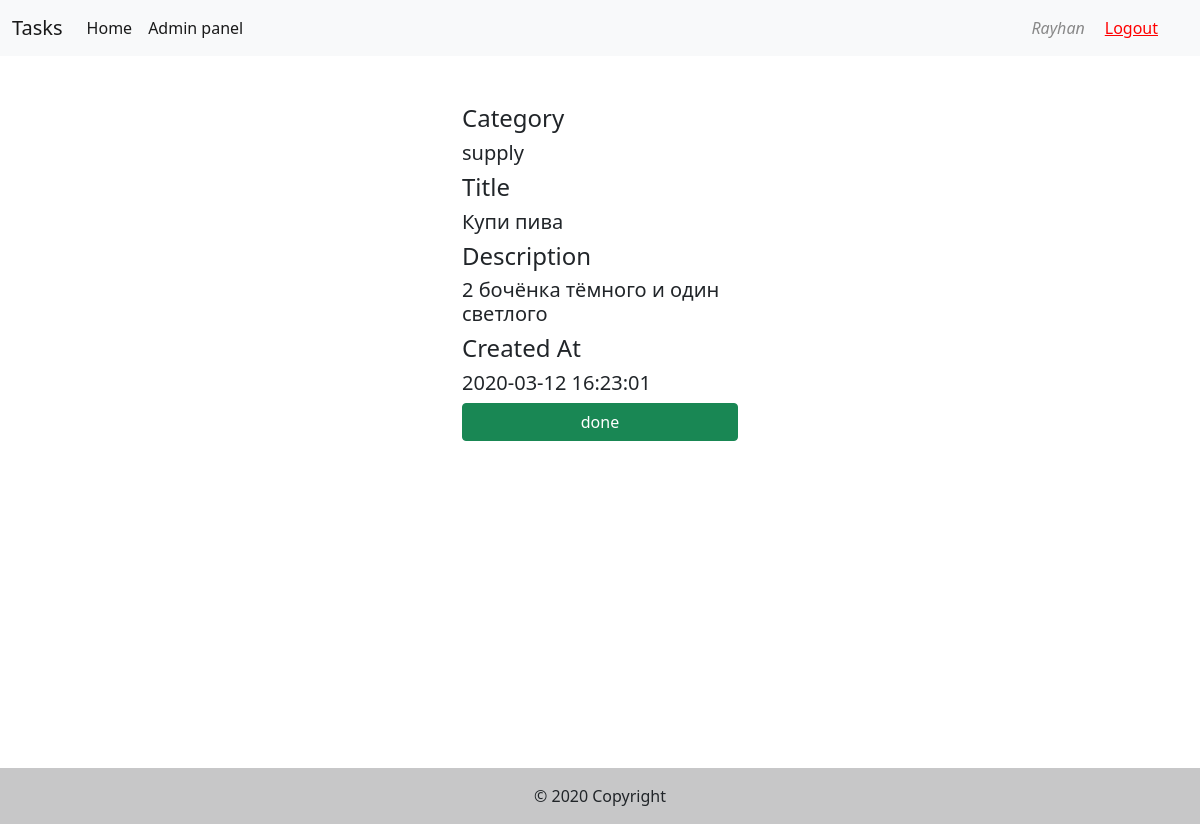
The page /tasks/1 (signed in) on the database its author committed.
### tables this page shows
CREATE TABLE `tasks` (
  `id` int(11) NOT NULL COMMENT 'task_id',
  `category` varchar(255) DEFAULT NULL,
  `title` varchar(255) DEFAULT NULL,
  `description` varchar(255) DEFAULT NULL,
  `done` BOOLEAN DEFAULT 0,
  `created_at` timestamp NOT NULL DEFAULT current_timestamp(),
  `updated_at` timestamp NOT NULL DEFAULT current_timestamp()
);

### inc/TaskService.php (called while the page is built, shortened)
<?php
include_once 'functions.php';
function getTaskById($id)
{
    global $db;
    $query = "SELECT * FROM tasks WHERE id=" . $id;
    $result = mysqli_query($db, $query);
    $task = mysqli_fetch_assoc($result);
    return $task;
}

### views/tasks.php (the view, shortened to what this page needs)
<?php
if (isset($_SESSION['user']) && $_SESSION['user']['is_active']) {
    $taskId = str_replace('?done', '', str_replace('/tasks/', '', $request));
    $task = getTaskById($taskId); ?>
<div class="container w-25">
    <div class="d-flex flex-column justify-content-center">
        <p class="h4">Category</p>
        <p class="h5"><?php echo $task['category']?>
        </p>
        <p class="h4">Title</p>
        <p class="h5"><?php echo $task['title']?>
        </p>
        <p class="h4">Description</p>
        <p class="h5"><?php echo $task['description']?>
        </p>
        <p class="h4">Created At</p>
        <p class="h5"><?php echo $task['created_at']?>
        </p>
        <?php
                    if (!$task['done']) {
                        $html = '<a class="btn btn-success" role="button"  href="/tasks/'.$task['id'].'?'.'done'.'">'.'done'.'</a>';
                    } else {
                        $html = '<div class="btn btn-secondary disabled" role="button">'.'The task is done'.'</div>';
                    }
    echo $html; ?>
    </div>
</div>
<?php
}

### rows shown on the page
tasks: category "supply", title "Купи пива", description "2 бочёнка тёмного и один светлого", created_at "2020-03-12 16:23:01"

### other values the page prints
$_SESSION['user']['username'] "Rayhan"
